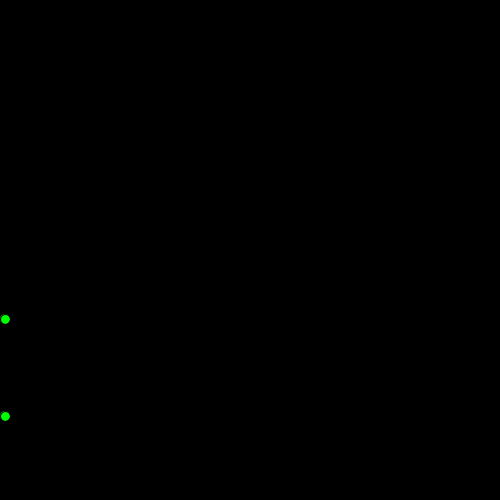
Frame 1 (no input)
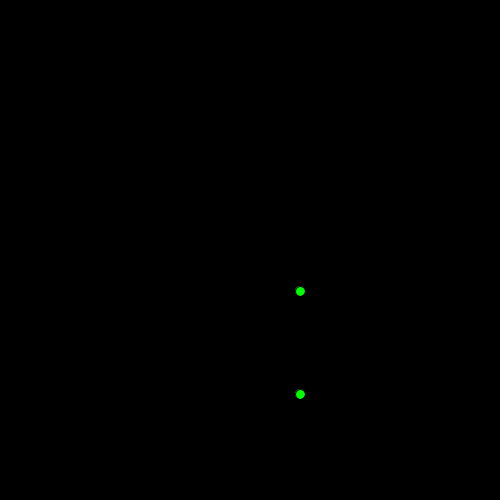
Frame 60 (the mouse pressed at the canvas centre just before this capture)
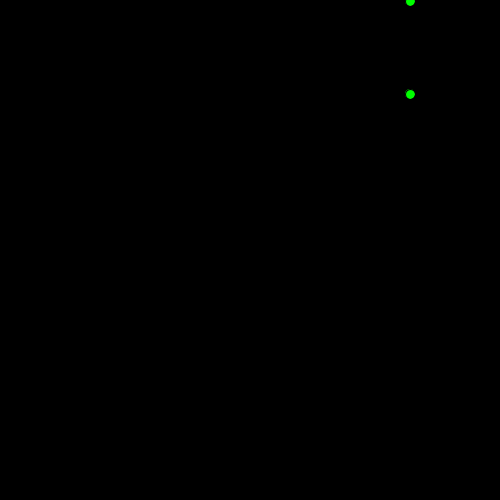
Frame 120 (the mouse held since frame 60 and released just before this capture)

The Processing sketch that drew these frames (run headless with seeded random() and noise(); from frame 60 on, the mouse is pressed at the canvas centre):

// Processing sketch: processing_82607
// ── processing_82607.pde

//Wayland L, Bouncing Ball, CP1,16-17
Ball me;
Ball you;
void setup()
{

  size(500, 500);
  background(0);
  me = new Ball();
  you = new Ball();
}
void draw()
{
  background(0);
  me.move();
  me.bounce();
  me.show();
  you.move();
  you.bounce();
  you.show();
}


class Ball
{
  int x, y;
  boolean right, up;
  Ball()
  {
    x = 0;
    y = int(random(250, 500));
    up = false;
    right = true;
  }
  void move()
  {
    if (up==true)
    {
      y=y-5;
    }
    else
    {
      y=y+5;
    }
    if (right==true)
    {
      x=x+5;
    }
    else
    {
      x=x-5;
    }
  }
  void bounce()
  {
    if (x<0)
    {
      right = true;
    }
    else if (x>500)
    {
      right=false;
    }
    if (y<0)
    {
      up = false;
    }
    else if (y>500)
    {
      up = true;
    }
  }
  void show()
  {
    fill(0, 255, 0);
    ellipse(x, y, 10, 10);
  }
}
